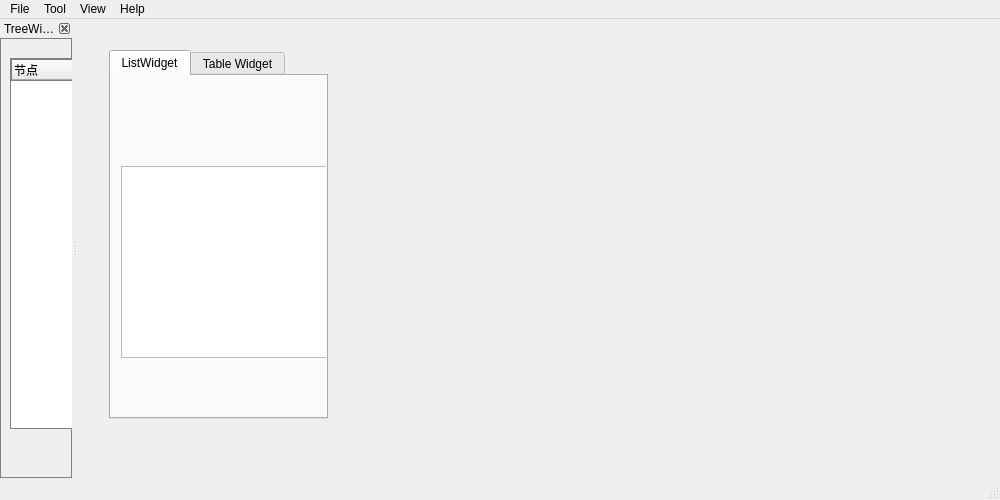
<?xml version="1.0" encoding="UTF-8"?>
<ui version="4.0">
 <class>MainWindow</class>
 <widget class="QMainWindow" name="MainWindow">
  <property name="geometry">
   <rect>
    <x>0</x>
    <y>0</y>
    <width>1000</width>
    <height>500</height>
   </rect>
  </property>
  <property name="minimumSize">
   <size>
    <width>1000</width>
    <height>500</height>
   </size>
  </property>
  <property name="baseSize">
   <size>
    <width>1000</width>
    <height>500</height>
   </size>
  </property>
  <property name="acceptDrops">
   <bool>false</bool>
  </property>
  <property name="windowTitle">
   <string>Demo</string>
  </property>
  <property name="styleSheet">
   <string notr="true">font: 10pt &quot;Consolas&quot;;</string>
  </property>
  <property name="toolButtonStyle">
   <enum>Qt::ToolButtonFollowStyle</enum>
  </property>
  <widget class="QWidget" name="centralWidget">
   <widget class="QWidget" name="verticalLayoutWidget">
    <property name="geometry">
     <rect>
      <x>20</x>
      <y>20</y>
      <width>241</width>
      <height>391</height>
     </rect>
    </property>
    <layout class="QVBoxLayout" name="verticalLayout">
     <item>
      <widget class="QTabWidget" name="tabWidget">
       <property name="currentIndex">
        <number>0</number>
       </property>
       <widget class="QWidget" name="tab_1">
        <property name="sizePolicy">
         <sizepolicy hsizetype="Expanding" vsizetype="Expanding">
          <horstretch>0</horstretch>
          <verstretch>0</verstretch>
         </sizepolicy>
        </property>
        <attribute name="title">
         <string>ListWidget</string>
        </attribute>
        <widget class="QListWidget" name="listWidget">
         <property name="geometry">
          <rect>
           <x>10</x>
           <y>90</y>
           <width>256</width>
           <height>192</height>
          </rect>
         </property>
        </widget>
       </widget>
       <widget class="QWidget" name="tab_2">
        <attribute name="title">
         <string>Table Widget</string>
        </attribute>
        <widget class="QTableWidget" name="tableWidget">
         <property name="geometry">
          <rect>
           <x>20</x>
           <y>110</y>
           <width>256</width>
           <height>192</height>
          </rect>
         </property>
         <column>
          <property name="text">
           <string>序号</string>
          </property>
         </column>
         <column>
          <property name="text">
           <string>姓名</string>
          </property>
         </column>
         <column>
          <property name="text">
           <string>性别</string>
          </property>
         </column>
         <column>
          <property name="text">
           <string>年龄</string>
          </property>
         </column>
        </widget>
       </widget>
      </widget>
     </item>
    </layout>
   </widget>
  </widget>
  <widget class="QStatusBar" name="statusBar"/>
  <widget class="QMenuBar" name="menuBar">
   <property name="geometry">
    <rect>
     <x>0</x>
     <y>0</y>
     <width>1000</width>
     <height>21</height>
    </rect>
   </property>
   <widget class="QMenu" name="menuFile">
    <property name="title">
     <string>File</string>
    </property>
    <addaction name="actionActive"/>
    <addaction name="separator"/>
    <addaction name="actionExit"/>
   </widget>
   <widget class="QMenu" name="menuTool">
    <property name="title">
     <string>Tool</string>
    </property>
    <addaction name="actionConfig"/>
    <addaction name="separator"/>
    <addaction name="actionDetailLog"/>
   </widget>
   <widget class="QMenu" name="menuView">
    <property name="title">
     <string>View</string>
    </property>
    <addaction name="actionLog"/>
    <addaction name="separator"/>
    <addaction name="actionDock"/>
   </widget>
   <widget class="QMenu" name="menuAbout">
    <property name="title">
     <string>Help</string>
    </property>
    <addaction name="actionAbout"/>
   </widget>
   <addaction name="menuFile"/>
   <addaction name="menuTool"/>
   <addaction name="menuView"/>
   <addaction name="menuAbout"/>
  </widget>
  <widget class="QDockWidget" name="dockWidget">
   <property name="sizePolicy">
    <sizepolicy hsizetype="Expanding" vsizetype="Expanding">
     <horstretch>0</horstretch>
     <verstretch>0</verstretch>
    </sizepolicy>
   </property>
   <property name="minimumSize">
    <size>
     <width>72</width>
     <height>44</height>
    </size>
   </property>
   <property name="sizeIncrement">
    <size>
     <width>400</width>
     <height>400</height>
    </size>
   </property>
   <property name="baseSize">
    <size>
     <width>0</width>
     <height>0</height>
    </size>
   </property>
   <property name="contextMenuPolicy">
    <enum>Qt::CustomContextMenu</enum>
   </property>
   <property name="features">
    <set>QDockWidget::DockWidgetClosable</set>
   </property>
   <property name="allowedAreas">
    <set>Qt::LeftDockWidgetArea</set>
   </property>
   <property name="windowTitle">
    <string>TreeWidget</string>
   </property>
   <attribute name="dockWidgetArea">
    <number>1</number>
   </attribute>
   <widget class="QWidget" name="dockWidgetContents">
    <property name="font">
     <font>
      <family>Consolas</family>
      <pointsize>10</pointsize>
      <weight>50</weight>
      <italic>false</italic>
      <bold>false</bold>
     </font>
    </property>
    <property name="contextMenuPolicy">
     <enum>Qt::DefaultContextMenu</enum>
    </property>
    <property name="styleSheet">
     <string notr="true">border: 1px solid gray;</string>
    </property>
    <widget class="QTreeWidget" name="treeFiles">
     <property name="geometry">
      <rect>
       <x>10</x>
       <y>20</y>
       <width>289</width>
       <height>371</height>
      </rect>
     </property>
     <property name="baseSize">
      <size>
       <width>300</width>
       <height>500</height>
      </size>
     </property>
     <property name="contextMenuPolicy">
      <enum>Qt::CustomContextMenu</enum>
     </property>
     <column>
      <property name="text">
       <string>节点</string>
      </property>
     </column>
     <column>
      <property name="text">
       <string>节点类型</string>
      </property>
     </column>
    </widget>
   </widget>
  </widget>
  <action name="actionActive">
   <property name="checkable">
    <bool>true</bool>
   </property>
   <property name="checked">
    <bool>true</bool>
   </property>
   <property name="text">
    <string>Active</string>
   </property>
  </action>
  <action name="actionExit">
   <property name="text">
    <string>Exit</string>
   </property>
  </action>
  <action name="actionConfig">
   <property name="text">
    <string>Config</string>
   </property>
  </action>
  <action name="actionLog">
   <property name="text">
    <string>Log</string>
   </property>
  </action>
  <action name="actionAbout">
   <property name="text">
    <string>About</string>
   </property>
  </action>
  <action name="actionDetailLog">
   <property name="text">
    <string>DetailLog</string>
   </property>
  </action>
  <action name="actionDock">
   <property name="checkable">
    <bool>true</bool>
   </property>
   <property name="checked">
    <bool>true</bool>
   </property>
   <property name="text">
    <string>Dock</string>
   </property>
  </action>
 </widget>
 <layoutdefault spacing="6" margin="11"/>
 <resources/>
 <connections/>
</ui>
